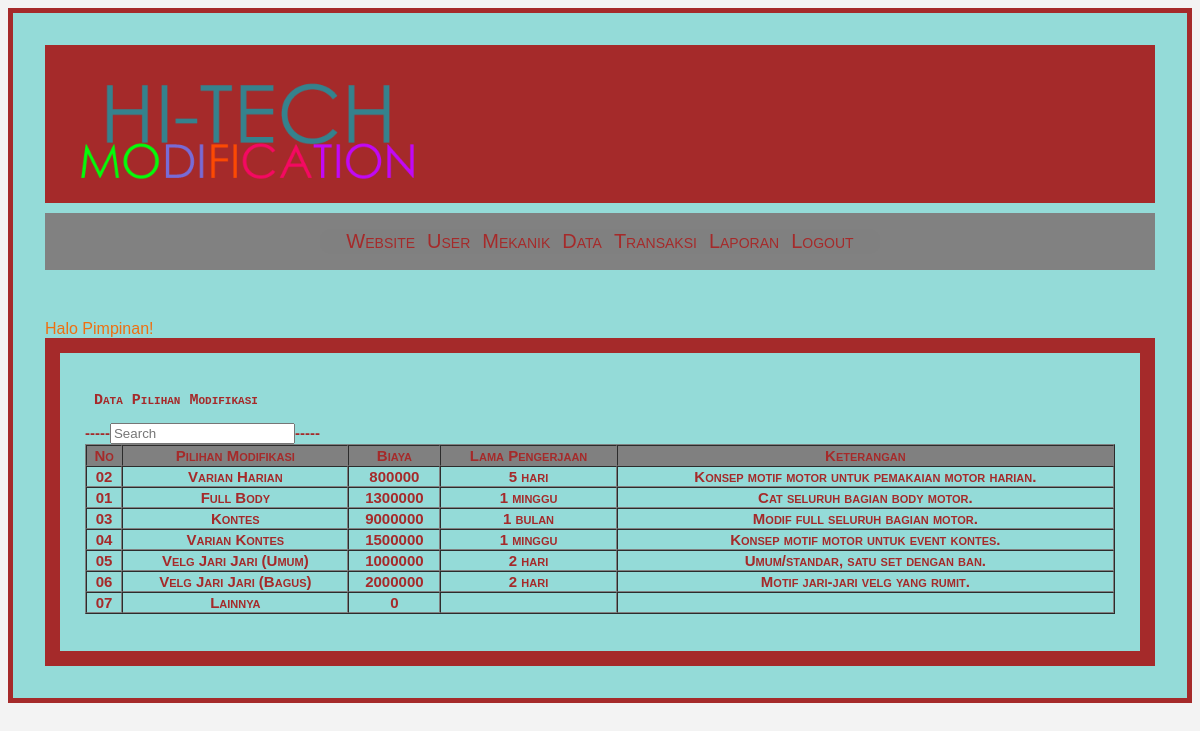
Page /halpimpinan/data_pilihan.php (signed in) on the committed database.
### tables this page shows
CREATE TABLE IF NOT EXISTS `tb_pilihan` (
  `no` varchar(5) NOT NULL,
  `pilihan` varchar(50) NOT NULL,
  `biaya` int(11) NOT NULL,
  `lama_pengerjaan` varchar(30) NOT NULL,
  `keterangan` varchar(100) NOT NULL,
  PRIMARY KEY  (`no`)
);

### halpimpinan/data_pilihan.php (the view, shortened to what this page needs)
<?php
include "../user/menupimpinan.php";
?>
<link rel="stylesheet" href="../css/style.css">
<div id="border">
<h2><pre> Data Pilihan Modifikasi    </pre><h2>
<?php
$query = "SELECT * FROM tb_pilihan";
$result = mysql_query($query);
?>
    <form name="form1" method="get" action="caripilihan.php">
        <pre<td> -----<td><input type="search" name="q" id="q" placeholder="Search"/>----- </td>
    </form>
<table width='100%' border='1' cellpadding='2' cellspacing='0'>
<tr bgcolor='grey'>
		<th>  No  </th>
        <th>  Pilihan Modifikasi </th>
        <th>  Biaya  </th>
        <th>  Lama Pengerjaan </th>
        <th>  Keterangan  </th>
        </tr>
<?php
while ($data = mysql_fetch_array($result)){
?>
  <tr align='center'>
  			<td ><?php echo $data['no'];?></td>
            <td><?php echo $data['pilihan'];?></td>
            <td><?php echo $data['biaya'];?></td>
            <td><?php echo $data['lama_pengerjaan'];?></td>
            <td><?php echo $data['keterangan'];?></td>
            </tr>
<?php
}
?>
</table>
</div>

### css/menu.css (style rules this page uses)
body { font-family: 'Arial', sans-serif; background-color: #f3f3f3; }

### css/style.css (style rules this page uses)
#border { font-variant: small-caps; color: black; padding: 25px; background-color: #94dbd8; line-height: 15px; max-width: 0 auto; border: 15px solid brown; color: brown; font-size: 10px; }

### rows in the picture
tb_pilihan: no "02", pilihan "Varian Harian", biaya "800000", lama_pengerjaan "5 hari", keterangan "Konsep motif motor untuk pemakaian motor harian."
tb_pilihan: no "01", pilihan "Full Body", biaya "1300000", lama_pengerjaan "1 minggu", keterangan "Cat seluruh bagian body motor."
tb_pilihan: no "03", pilihan "Kontes", biaya "9000000", lama_pengerjaan "1 bulan", keterangan "Modif full seluruh bagian motor."
tb_pilihan: no "04", pilihan "Varian Kontes", biaya "1500000", lama_pengerjaan "1 minggu", keterangan "Konsep motif motor untuk event kontes."
tb_pilihan: no "05", pilihan "Velg Jari Jari (Umum)", biaya "1000000", lama_pengerjaan "2 hari", keterangan "Umum/standar, satu set dengan ban."
tb_pilihan: no "06", pilihan "Velg Jari Jari (Bagus)", biaya "2000000", lama_pengerjaan "2 hari", keterangan "Motif jari-jari velg yang rumit."
tb_pilihan: no "07", pilihan "Lainnya", biaya "0"

### other values in the picture
$_SESSION['level'] "Pimpinan"
